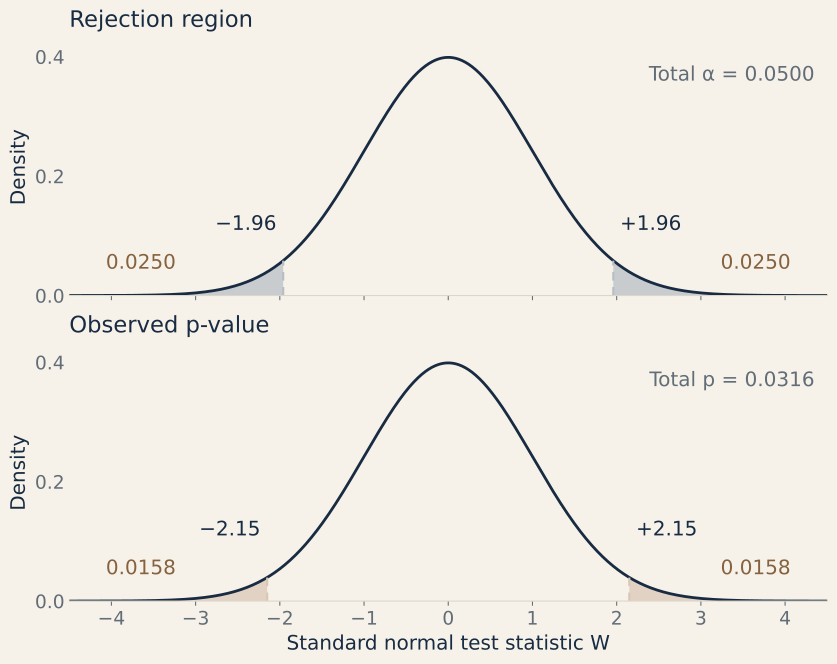

The Python source for this figure:
"""Draw the exact standard-normal tail regions for a two-sided Wald test."""
from pathlib import Path
from statistics import NormalDist
import math
import sys
import runpy

ROOT = Path(__file__).resolve().parents[2]
LOCAL_DEPS = ROOT / '.qa' / 'plot-deps'
if LOCAL_DEPS.is_dir():
    sys.path.insert(0, str(LOCAL_DEPS))

import numpy as np
import matplotlib
matplotlib.use('Agg')
import matplotlib.pyplot as plt


ALPHA = 0.05
OBSERVED = 2.15
NORMAL = NormalDist()
CRITICAL = NORMAL.inv_cdf(1 - ALPHA / 2)
P_VALUE = 2 * (1 - NORMAL.cdf(OBSERVED))
assert abs(CRITICAL - 1.959963984540054) < 1e-12
assert abs(P_VALUE - 0.031555214) < 1e-8
assert OBSERVED > CRITICAL

plt.rcParams.update({
    'font.family': 'DejaVu Sans',
    'font.size': 10.5,
    'axes.titlesize': 12,
    'axes.labelsize': 10.5,
    'axes.spines.top': False,
    'axes.spines.right': False,
    'axes.edgecolor': '#dcd6ca',
    'axes.labelcolor': '#626d77',
    'text.color': '#182b42',
    'xtick.color': '#626d77',
    'ytick.color': '#626d77',
    'figure.facecolor': '#f6f2e9',
    'axes.facecolor': '#f6f2e9',
    'svg.fonttype': 'none',
    'svg.hashsalt': 'statistics-two-sided-test',
})

THEME = runpy.run_path(str(Path(__file__).resolve().parent / 'statistics-plot-style.py'))
THEME['apply'](plt)


def density(values):
    return np.exp(-np.asarray(values) ** 2 / 2) / math.sqrt(2 * math.pi)


def draw_panel(ax, cutoff, color, heading, total, tail, label):
    # Each filled polygon starts exactly at its mathematical boundary.
    x = np.linspace(-4.5, 4.5, 1601)
    for lo, hi in ((-4.5, -cutoff), (cutoff, 4.5)):
        tail_x = np.linspace(lo, hi, 401)
        ax.fill_between(tail_x, density(tail_x), 0, color=color, alpha=0.73, linewidth=0)
    ax.plot(x, density(x), color='#182b42', lw=2.1)
    for boundary in (-cutoff, cutoff):
        ax.vlines(boundary, 0, density(boundary), color=color, lw=1.6, linestyle=(0, (4, 3)))
    ax.text(-cutoff - 0.08, 0.11, f'−{cutoff:.2f}', ha='right', color=THEME['INK'], fontweight='normal')
    ax.text(cutoff + 0.08, 0.11, f'+{cutoff:.2f}', ha='left', color=THEME['INK'], fontweight='normal')
    ax.text(-3.65, 0.045, f'{tail:.4f}', ha='center', color='#86623f' if label == 'p' else '#86623f', fontweight='medium')
    ax.text(3.65, 0.045, f'{tail:.4f}', ha='center', color='#86623f' if label == 'p' else '#86623f', fontweight='medium')
    ax.text(4.35, 0.36, f'Total {label} = {total:.4f}', ha='right', color='#626d77')
    ax.set(xlim=(-4.5, 4.5), ylim=(0, 0.43), xticks=range(-4, 5), yticks=[0, 0.2, 0.4], ylabel='Density')
    ax.set_title(heading, loc='left', pad=9, fontweight='medium')
    ax.spines['left'].set_visible(False)
    ax.tick_params(axis='y', length=0)


fig, (ax_rejection, ax_p) = plt.subplots(2, 1, figsize=(8.6, 6.8), sharex=True, layout='constrained')
draw_panel(ax_rejection, CRITICAL, '#b6bec5', 'Rejection region', ALPHA, ALPHA / 2, 'α')
draw_panel(ax_p, OBSERVED, '#d8c7b5', 'Observed p-value', P_VALUE, P_VALUE / 2, 'p')
ax_p.set_xlabel('Standard normal test statistic  W')
ax_p.tick_params(axis='x', labelbottom=True)

out = Path(__file__).resolve().parent
qa = ROOT / '.qa'
qa.mkdir(exist_ok=True)
fig.savefig(out / 'statistics-two-sided-test.svg', metadata={'Date': None}, bbox_inches='tight')
fig.savefig(qa / 'statistics-two-sided-test.png', dpi=160, bbox_inches='tight')
plt.close(fig)
THEME['clean_svg'](out / 'statistics-two-sided-test.svg')
print(f'critical = ±{CRITICAL:.5f}; rejection tails = {ALPHA / 2:.5f} each; '
      f'p-value tails = {P_VALUE / 2:.6f} each; total p = {P_VALUE:.6f}')
